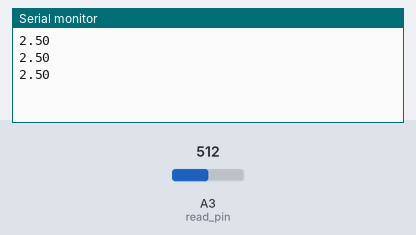
Simulated run of this sketch. Board: Arduino Uno, built with avr-gcc and run on an emulated ATmega328P. On the bench: the last lines printed to the serial monitor. Inputs (shaded band) come from the test bench; at power-on: A3 (read_pin) = 512.

Above: at 1.3 s.
1.4 s: A3 (read_pin) set to 716
At 1.9 s:
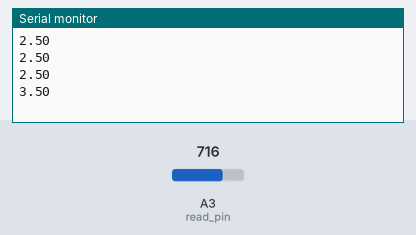
2.9 s: A3 (read_pin) set to 900
At 3.4 s:
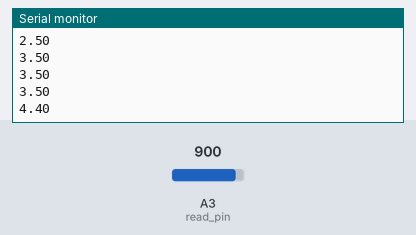
Timing chart, 0 to 5.9 s (numbered marks = the images above; inputs shaded):
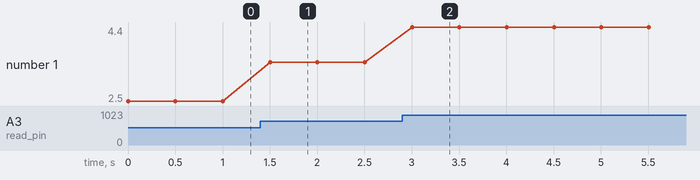

The sketch:

Tutorial_12_Potentiometer.ino
```cpp
//Potentiometer
int read_pin = A3;
int read_val = 0;
int red_led = 6;
float voltage_out = 0;
//int led_val = 0;
int wait = 500;

void setup() {
  // put your setup code here, to run once:

  pinMode(read_pin, INPUT);
  Serial.begin(9600);
}

void loop() {
  // put your main code here, to run repeatedly:

  read_val = analogRead(read_pin);
  voltage_out = read_val * (5./1023.);
  Serial.println(voltage_out);

  //led_val = read_val * (255/1023);
  //analogWrite(red_led, brightness);
  delay(wait);
}
```

Measured:
- after the input at 1.4 s, the serial monitor: prints a new line after 0.10 s (image 1)
- after the input at 2.9 s, the serial monitor: prints a new line after 0.10 s (image 2)
- plotted number 1: 2.5 → 3.5 after the input at 1.4 s, 3.5 → 4.4 after the input at 2.9 s
